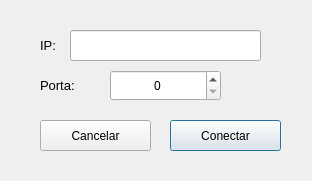
<?xml version="1.0" encoding="UTF-8"?>
<ui version="4.0">
 <class>Connection</class>
 <widget class="QDialog" name="Connection">
  <property name="geometry">
   <rect>
    <x>0</x>
    <y>0</y>
    <width>312</width>
    <height>181</height>
   </rect>
  </property>
  <property name="windowTitle">
   <string>Control Quanser - Conectar sistema</string>
  </property>
  <widget class="QPushButton" name="buttonConnection">
   <property name="geometry">
    <rect>
     <x>170</x>
     <y>120</y>
     <width>111</width>
     <height>31</height>
    </rect>
   </property>
   <property name="text">
    <string>Conectar</string>
   </property>
  </widget>
  <widget class="QLineEdit" name="lineIpAdress">
   <property name="geometry">
    <rect>
     <x>70</x>
     <y>30</y>
     <width>191</width>
     <height>31</height>
    </rect>
   </property>
   <property name="text">
    <string/>
   </property>
   <property name="alignment">
    <set>Qt::AlignCenter</set>
   </property>
  </widget>
  <widget class="QLabel" name="label">
   <property name="geometry">
    <rect>
     <x>40</x>
     <y>30</y>
     <width>31</width>
     <height>31</height>
    </rect>
   </property>
   <property name="font">
    <font>
     <pointsize>10</pointsize>
    </font>
   </property>
   <property name="text">
    <string>IP:</string>
   </property>
  </widget>
  <widget class="QLabel" name="label_2">
   <property name="geometry">
    <rect>
     <x>40</x>
     <y>70</y>
     <width>59</width>
     <height>31</height>
    </rect>
   </property>
   <property name="font">
    <font>
     <pointsize>10</pointsize>
    </font>
   </property>
   <property name="text">
    <string>Porta:</string>
   </property>
  </widget>
  <widget class="QSpinBox" name="spinBoxPort">
   <property name="enabled">
    <bool>true</bool>
   </property>
   <property name="geometry">
    <rect>
     <x>110</x>
     <y>70</y>
     <width>111</width>
     <height>31</height>
    </rect>
   </property>
   <property name="mouseTracking">
    <bool>false</bool>
   </property>
   <property name="alignment">
    <set>Qt::AlignCenter</set>
   </property>
   <property name="keyboardTracking">
    <bool>true</bool>
   </property>
   <property name="maximum">
    <number>65535</number>
   </property>
   <property name="value">
    <number>0</number>
   </property>
  </widget>
  <widget class="QPushButton" name="buttonCancell">
   <property name="geometry">
    <rect>
     <x>40</x>
     <y>120</y>
     <width>111</width>
     <height>31</height>
    </rect>
   </property>
   <property name="text">
    <string>Cancelar</string>
   </property>
  </widget>
 </widget>
 <resources/>
 <connections/>
</ui>
